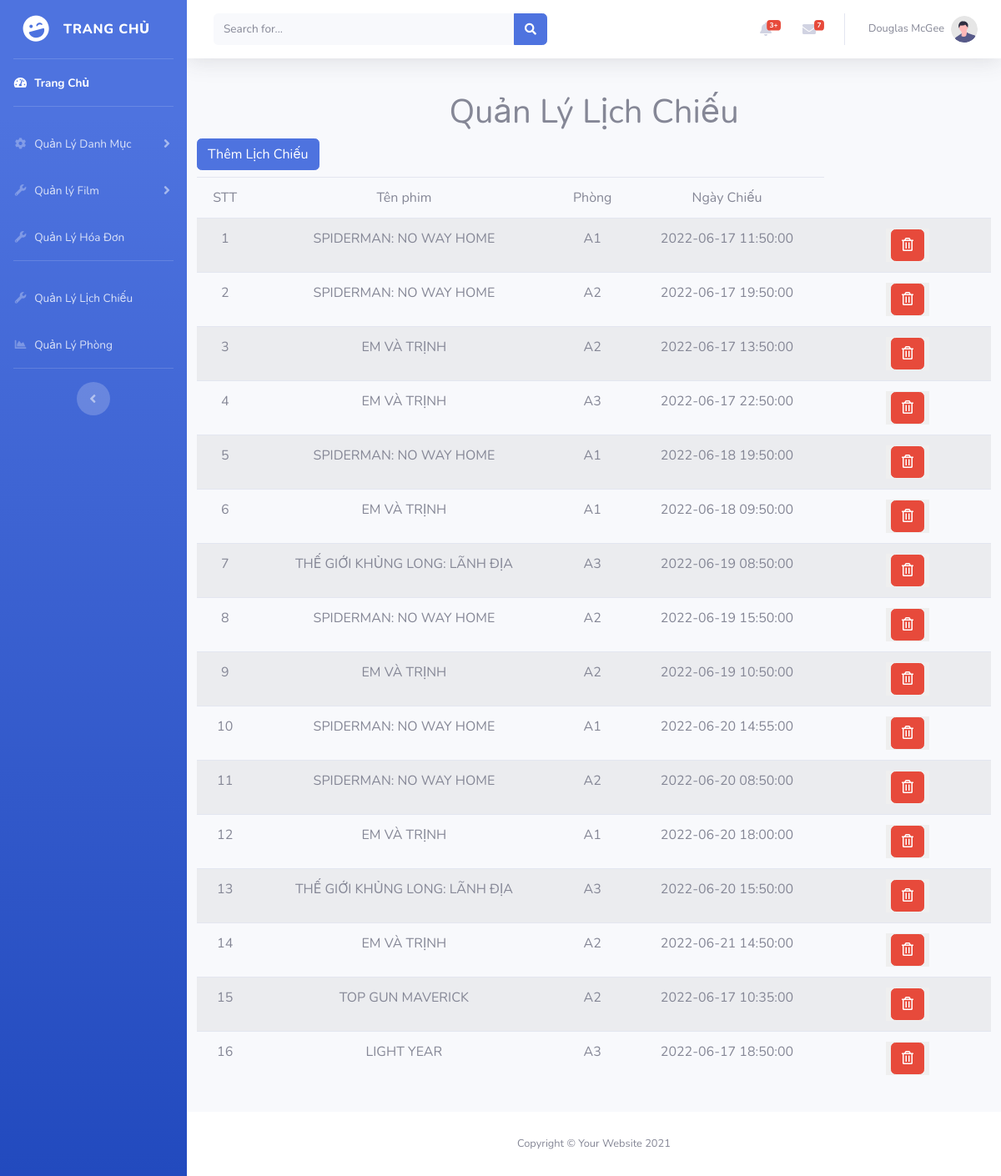
Page /admin/qllichchieu.php on the committed database.
### tables this page shows
CREATE TABLE `tbl_showtime` (
  `id_st` int(11) NOT NULL,
  `id_film` int(11) NOT NULL,
  `id_room` int(11) NOT NULL,
  `datetime` datetime NOT NULL,
  `id_view` varchar(50) NOT NULL
);

CREATE TABLE `tbl_film` (
  `id_film` int(11) NOT NULL,
  `id_cat` int(11) NOT NULL,
  `name_film` varchar(255) NOT NULL,
  `name_director` varchar(255) NOT NULL,
  `name_actor` varchar(255) NOT NULL,
  `film_genre` varchar(255) NOT NULL,
  `premiere_date` date NOT NULL,
  `film_time` int(11) NOT NULL,
  `film_rate` varchar(255) NOT NULL,
  `film_intro` varchar(500) NOT NULL,
  `film_trailer` varchar(255) NOT NULL,
  `img_banner` varchar(255) NOT NULL,
  `film_img` varchar(255) NOT NULL,
  `active` varchar(255) NOT NULL
);

CREATE TABLE `tbl_room` (
  `id_room` int(11) NOT NULL,
  `name_room` varchar(255) NOT NULL,
  `active` varchar(255) NOT NULL
);

### admin/qllichchieu.php (the view)
<?php include './include/sidebar.php' ?>
<div class="col py-3">
    <h1 class="text-center text-capitalize">Quản lý Lịch Chiếu</h1>
    <a href="addlc.php" type="button" class="btn btn-primary mb-2">Thêm Lịch Chiếu</a>
    <table class="table table-striped text-center">
        <thead>
            <tr>
                <td>STT</td>
                <td>Tên phim</td>
                <td>Phòng</td>
                <td>Ngày Chiếu</td>
            </tr>
        </thead>
        <tbody>
            <?php
            $sql = "SELECT tbl_film.name_film, tbl_room.name_room, tbl_showtime.datetime,tbl_showtime.id_st from tbl_showtime, tbl_room,tbl_film WHERE tbl_showtime.id_film= tbl_film.id_film and tbl_showtime.id_room= tbl_room.id_room;";
            $res = mysqli_query($conn, $sql);
            $sn = 1;
            foreach ($res as $value) {
            ?>
            <tr>
                <td><?php echo $sn++ ?></td>
                <td><?php echo $value['name_film'] ?></td>
                <td><?php echo $value['name_room'] ?></td>
                <td><?php echo $value['datetime'] ?></td>
                <td style="width: 200px">
                    <button style="border: none"><a class="btn btn-danger"
                            href="deletelc.php?id_lc=<?php echo $value['id_st']; ?>"><i
                                class="far fa-trash-alt"></i></a></button>
                </td>
            </tr>
            <?php
            }
            ?>
        </tbody>
    </table>
</div>
<?php include '../admin/include/footer.php' ?>

### rows in the picture
tbl_showtime: id_film.name_film "SPIDERMAN: NO WAY HOME", id_room.name_room "A1", datetime "2022-06-17 11:50:00"
tbl_showtime: id_film.name_film "SPIDERMAN: NO WAY HOME", id_room.name_room "A2", datetime "2022-06-17 19:50:00"
tbl_showtime: id_film.name_film "EM VÀ TRỊNH", id_room.name_room "A2", datetime "2022-06-17 13:50:00"
tbl_showtime: id_film.name_film "EM VÀ TRỊNH", id_room.name_room "A3", datetime "2022-06-17 22:50:00"
tbl_showtime: id_film.name_film "SPIDERMAN: NO WAY HOME", id_room.name_room "A1", datetime "2022-06-18 19:50:00"
tbl_showtime: id_film.name_film "EM VÀ TRỊNH", id_room.name_room "A1", datetime "2022-06-18 09:50:00"
tbl_showtime: id_film.name_film "THẾ GIỚI KHỦNG LONG: LÃNH ĐỊA", id_room.name_room "A3", datetime "2022-06-19 08:50:00"
tbl_showtime: id_film.name_film "SPIDERMAN: NO WAY HOME", id_room.name_room "A2", datetime "2022-06-19 15:50:00"
tbl_showtime: id_film.name_film "EM VÀ TRỊNH", id_room.name_room "A2", datetime "2022-06-19 10:50:00"
tbl_showtime: id_film.name_film "SPIDERMAN: NO WAY HOME", id_room.name_room "A1", datetime "2022-06-20 14:55:00"
tbl_showtime: id_film.name_film "SPIDERMAN: NO WAY HOME", id_room.name_room "A2", datetime "2022-06-20 08:50:00"
tbl_showtime: id_film.name_film "EM VÀ TRỊNH", id_room.name_room "A1", datetime "2022-06-20 18:00:00"
tbl_showtime: id_film.name_film "THẾ GIỚI KHỦNG LONG: LÃNH ĐỊA", id_room.name_room "A3", datetime "2022-06-20 15:50:00"
tbl_showtime: id_film.name_film "EM VÀ TRỊNH", id_room.name_room "A2", datetime "2022-06-21 14:50:00"
tbl_showtime: id_film.name_film "TOP GUN MAVERICK", id_room.name_room "A2", datetime "2022-06-17 10:35:00"
tbl_showtime: id_film.name_film "LIGHT YEAR", id_room.name_room "A3", datetime "2022-06-17 18:50:00"
